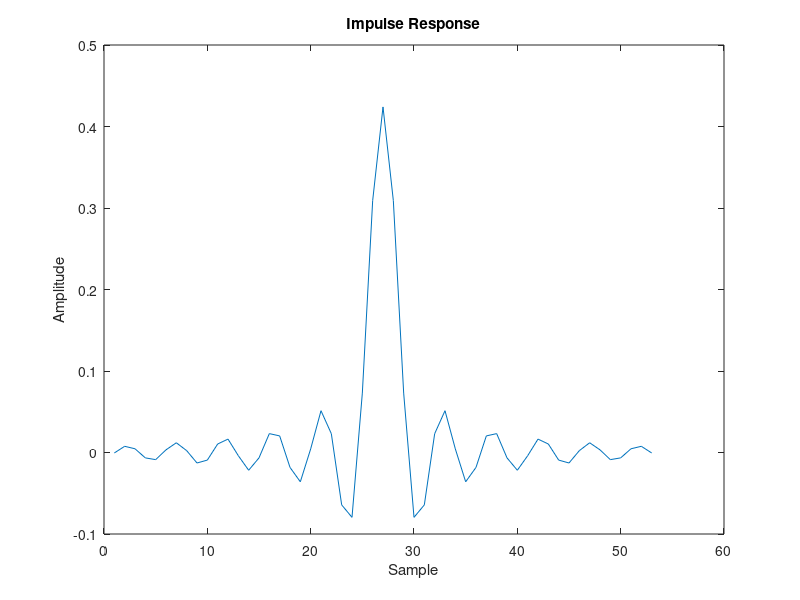
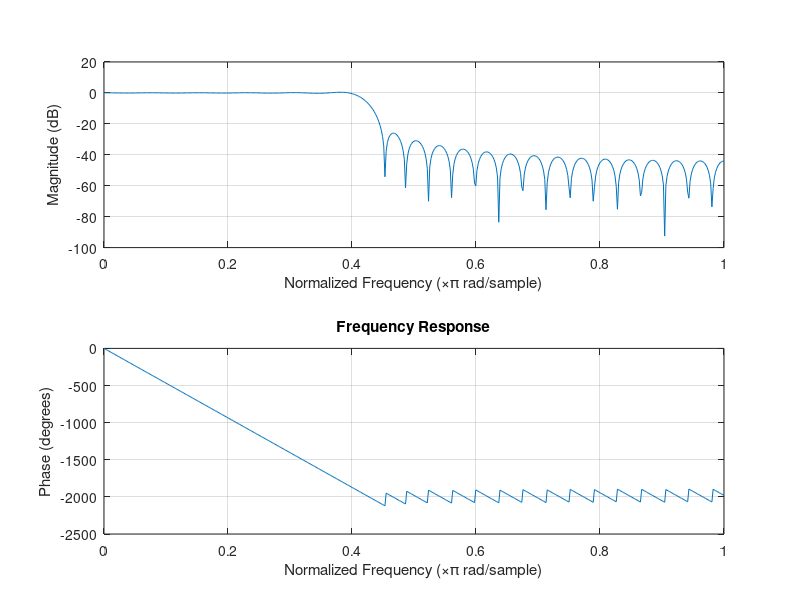
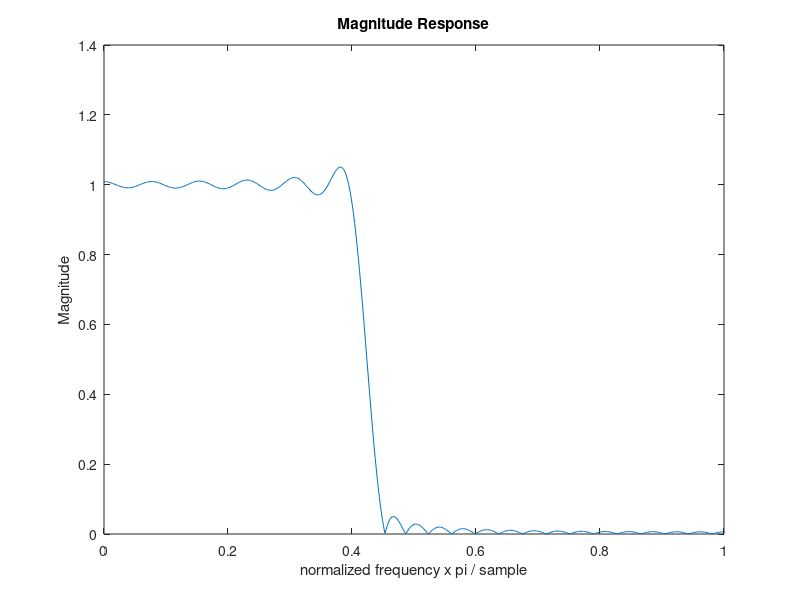

These figures' MATLAB source, in order:
%mark_proj1_kaiser.m
%Filter Characteristics
fpass = 4e3;
fstop = 4.5e3;
dp = 0.1;
ds = 0.05;
fs = 20e3;
A = [1 0]
w = 0:1/512:1-1/512;
[n, Wn, beta, ftype] = kaiserord([fpass fstop], A, [dp ds], fs)

%Ensure that the filter is type 1 by making the order even if its odd.
if mod(n, 2) == 1
    n = n + 1;
end

KFIRF = fir1(n, Wn, kaiser(n+1,beta),ftype, 'noscale');
[FAmp, FPh] = freqz(KFIRF);
figure(1)
plot(KFIRF)
title('Impulse Response')
xlabel('Sample')
ylabel('Amplitude')
figure(2)
freqz(KFIRF)
title('Frequency Response')
figure(3)
plot(w,abs(FAmp))
title('Magnitude Response')
xlabel('normalized frequency x pi / sample')
ylabel('Magnitude')